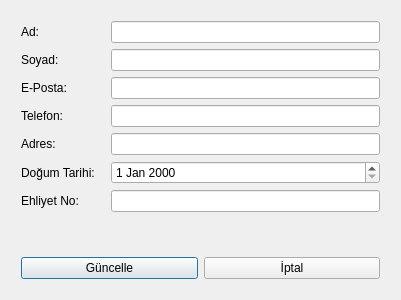
<?xml version="1.0" encoding="UTF-8"?>
<ui version="4.0">
 <class>Dialog</class>
 <widget class="QDialog" name="Dialog">
  <property name="geometry">
   <rect>
    <x>0</x>
    <y>0</y>
    <width>401</width>
    <height>300</height>
   </rect>
  </property>
  <property name="windowTitle">
   <string>Dialog</string>
  </property>
  <layout class="QGridLayout" name="gridLayout">
   <item row="0" column="0">
    <layout class="QVBoxLayout" name="verticalLayout">
     <item>
      <layout class="QFormLayout" name="formLayout">
       <property name="horizontalSpacing">
        <number>16</number>
       </property>
       <property name="leftMargin">
        <number>10</number>
       </property>
       <property name="topMargin">
        <number>10</number>
       </property>
       <property name="rightMargin">
        <number>10</number>
       </property>
       <property name="bottomMargin">
        <number>10</number>
       </property>
       <item row="0" column="0">
        <widget class="QLabel" name="label">
         <property name="text">
          <string>Ad:</string>
         </property>
        </widget>
       </item>
       <item row="0" column="1">
        <widget class="QLineEdit" name="guncelleadLineEdit"/>
       </item>
       <item row="1" column="0">
        <widget class="QLabel" name="label_2">
         <property name="text">
          <string>Soyad:</string>
         </property>
        </widget>
       </item>
       <item row="1" column="1">
        <widget class="QLineEdit" name="guncellesoyadLineEdit"/>
       </item>
       <item row="2" column="0">
        <widget class="QLabel" name="label_3">
         <property name="text">
          <string>E-Posta:</string>
         </property>
        </widget>
       </item>
       <item row="2" column="1">
        <widget class="QLineEdit" name="guncelleepostaLineEdit"/>
       </item>
       <item row="3" column="0">
        <widget class="QLabel" name="label_4">
         <property name="text">
          <string>Telefon:</string>
         </property>
        </widget>
       </item>
       <item row="3" column="1">
        <widget class="QLineEdit" name="guncelletelefonLineEdit"/>
       </item>
       <item row="4" column="0">
        <widget class="QLabel" name="label_5">
         <property name="text">
          <string>Adres:</string>
         </property>
        </widget>
       </item>
       <item row="4" column="1">
        <widget class="QLineEdit" name="guncelleadresLineEdit"/>
       </item>
       <item row="5" column="0">
        <widget class="QLabel" name="label_6">
         <property name="text">
          <string>Doğum Tarihi:</string>
         </property>
        </widget>
       </item>
       <item row="6" column="0">
        <widget class="QLabel" name="label_7">
         <property name="text">
          <string>Ehliyet No:</string>
         </property>
        </widget>
       </item>
       <item row="6" column="1">
        <widget class="QLineEdit" name="guncelleehliyetnoLineEdit"/>
       </item>
       <item row="5" column="1">
        <widget class="QDateEdit" name="guncelledogumtarihiDateEdit"/>
       </item>
      </layout>
     </item>
     <item>
      <layout class="QHBoxLayout" name="horizontalLayout">
       <property name="leftMargin">
        <number>10</number>
       </property>
       <property name="topMargin">
        <number>10</number>
       </property>
       <property name="rightMargin">
        <number>10</number>
       </property>
       <property name="bottomMargin">
        <number>10</number>
       </property>
       <item>
        <widget class="QPushButton" name="guncelleguncelleButton">
         <property name="text">
          <string>Güncelle</string>
         </property>
        </widget>
       </item>
       <item>
        <widget class="QPushButton" name="guncelleiptalButton">
         <property name="text">
          <string>İptal</string>
         </property>
        </widget>
       </item>
      </layout>
     </item>
    </layout>
   </item>
  </layout>
 </widget>
 <resources/>
 <connections/>
</ui>
